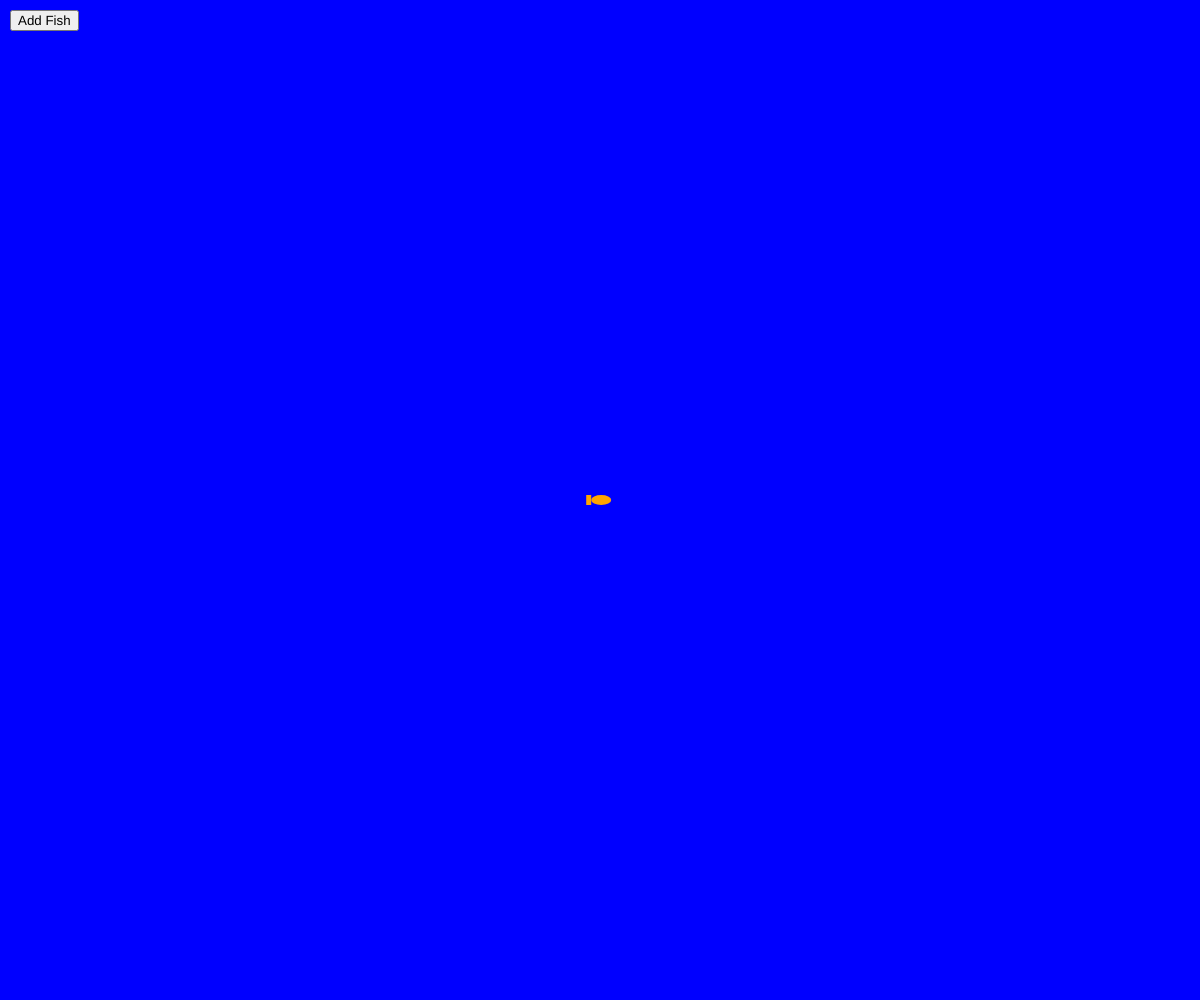
Frame 1 (no input)
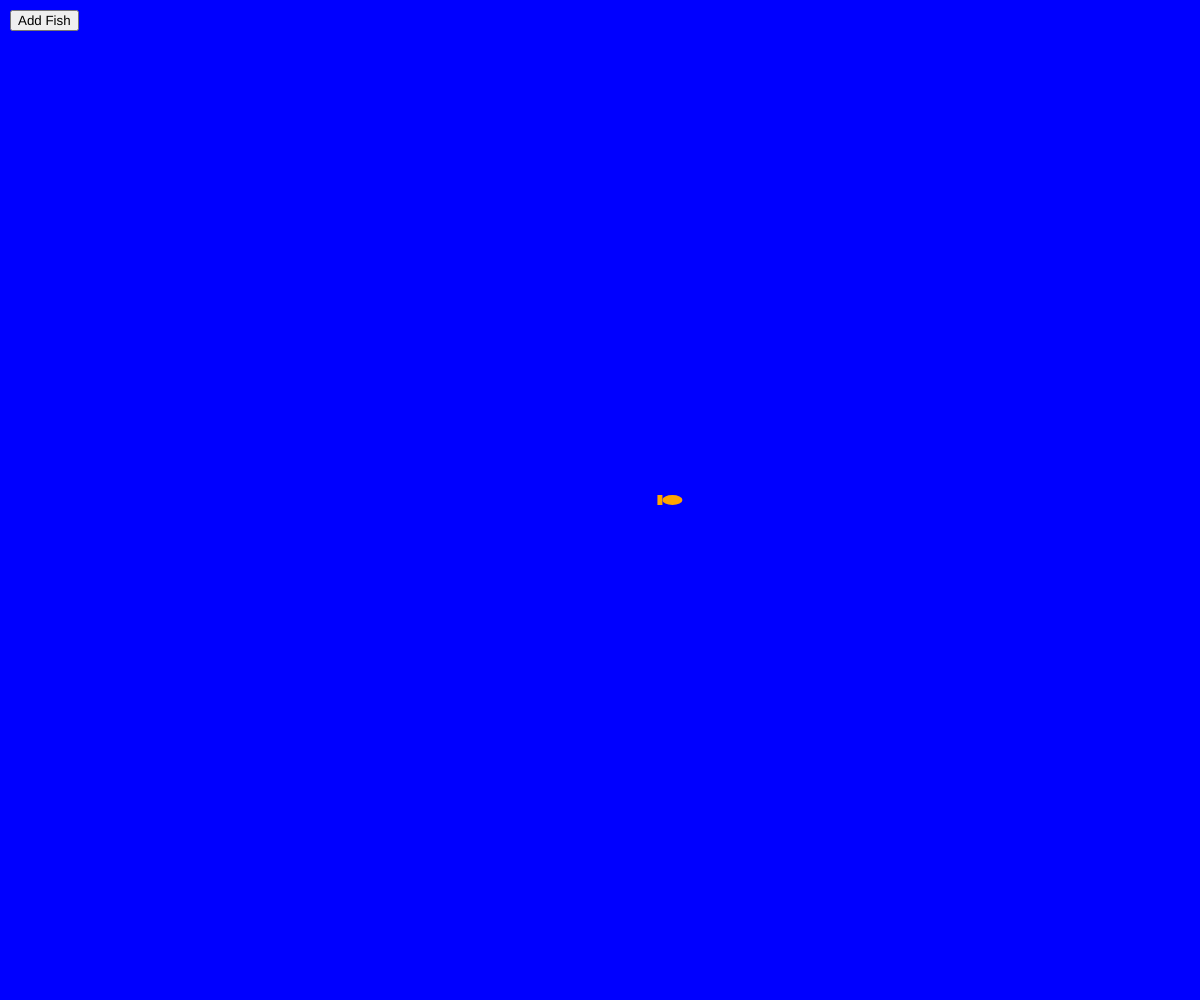
Frame 60 (no input)
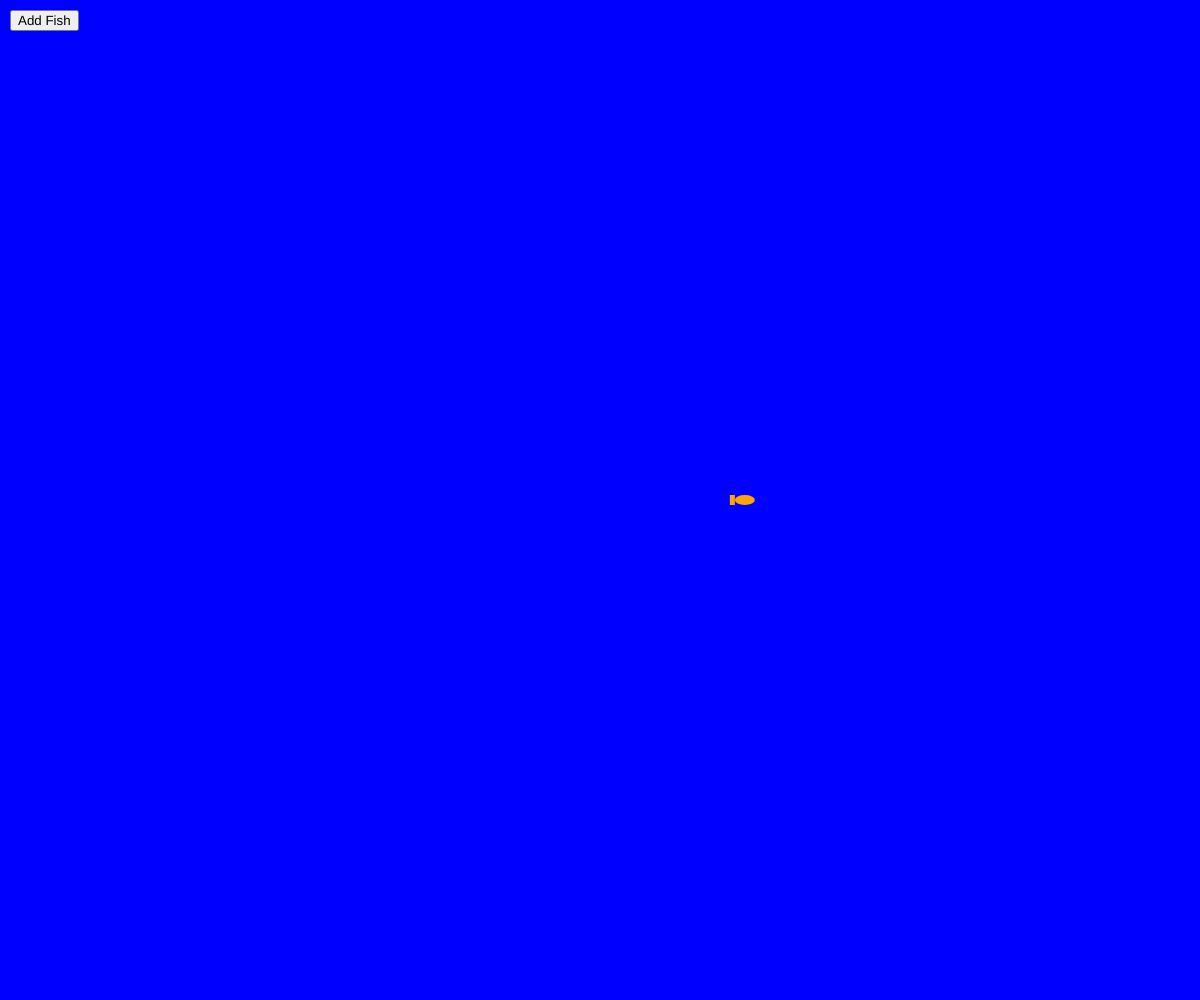
Frame 120 (the mouse pressed at the canvas centre since frame 60)

The p5.js sketch that drew these frames (run headless with seeded random() and noise() and a simulated clock; from frame 60 on, the mouse is pressed at the canvas centre):

// p5.js sketch
// ── sketch.js
let fishes = [];
let btn;

function setup(){
  createCanvas(windowWidth, windowHeight);
  background('blue');

  // Add a single fish initially...
  fishes.push(new Fish(width / 2, height / 2));

  // Create a button, position it, and hook it up to a function
  btn = createButton("Add Fish");
  btn.position(10, 10);
  btn.mousePressed(addFish);
}

function draw(){
  background('blue');

  // Loop over the array of fishes and show them
  for (let f of fishes){
    f.update();
    f.show();
  }
}

// Function to add a new fish to the 'fishes' array
function addFish(){
  let x = random(width);
  let y = random(height);
  fishes.push(new Fish(x, y));
}
// ── Fish.js
class Fish {
  constructor(x, y){
    this.x = x;
    this.y = y;
    this.dir = 2 * floor(random(2)) - 1;
    this.speed = random(1,2);
  }

  update(){
    this.x += this.speed * this.dir;

    if (this.x < 0 || this.x > width){
      this.dir = - this.dir;
      this.x += this.speed * this.dir;
    }
  }

  show(){
    push();
    noStroke();
    fill('orange');
    ellipse(this.x, this.y, 20, 10);
    rect(this.x + this.dir * -15, this.y - 5, this.dir * 5, 10);
    pop();
  }
}
